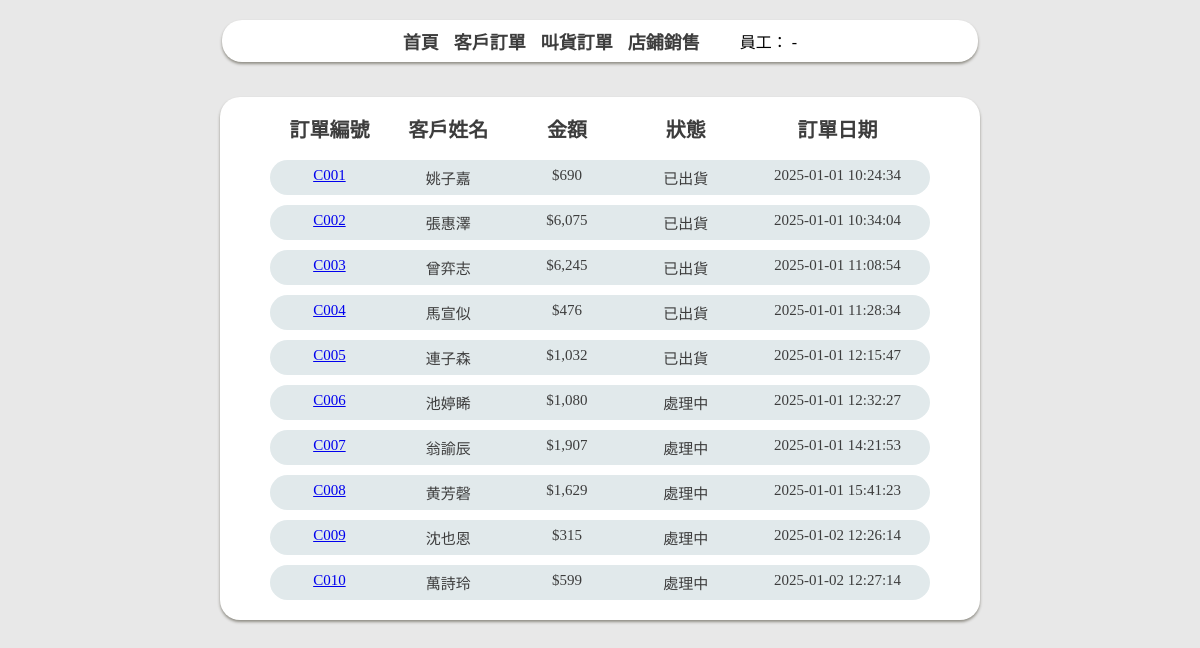
/customerOrders.php, run on the app's committed database.
### tables this page shows
CREATE TABLE `customerorders` (
  `cId` char(10) NOT NULL,
  `cName` varchar(10) NOT NULL,
  `cTotal` decimal(10,0) NOT NULL,
  `cStatus` varchar(10) NOT NULL,
  `cDate` datetime NOT NULL
);

### customerOrders.php (the view, shortened to what this page needs)
<!DOCTYPE html>
<html>
<head>
    <link href="default.css" rel="stylesheet" type="text/css" />
</head>
<body>
    <div class="nav-bar">
        <?php include 'nav.php'; ?>
    </div>
    <div class="table-container">
        <div class="customer-header">
            <div>訂單編號</div>
            <div>客戶姓名</div>
            <div>金額</div>
            <div>狀態</div>
            <div>訂單日期</div>
        </div>
    <?php
        $link = mysqli_connect("localhost", "root", "", "bookstore")
            or die("無法開啟 MySQL 資料庫連接！<br/>");
        $sql = "
            SELECT co.cId, co.cName, co.cStatus, co.cDate,
                   SUM(cd.cQuantity * b.price) AS cTotal
            FROM customerorders co
            LEFT JOIN cdetail cd ON co.cId = cd.cId
            LEFT JOIN books b ON cd.bId = b.bId
            GROUP BY co.cId, co.cName, co.cStatus, co.cDate
        ";
        $result = mysqli_query($link, $sql);
        if (mysqli_num_rows($result) > 0)
        {
            while ($row = mysqli_fetch_assoc($result)) {
                echo "<div class='customer-row'>";
                echo "<div><a href='cDetail.php?cId=" . htmlspecialchars($row['cId']) . "'>" . htmlspecialchars($row['cId']) . "</a></div>";
                echo "<div>" . htmlspecialchars($row['cName']) . "</div>";
                echo "<div>$" . number_format($row['cTotal']) . "</div>";
                echo "<div>" . htmlspecialchars($row['cStatus']) . "</div>";
                echo "<div>" . htmlspecialchars($row['cDate']) . "</div>";
                echo "</div>";
            }
        }
        else
        {
            echo "<p style='text-align:center;'>目前沒有書籍資料。</p>";
        }
    ?>
</body>
</html>

### nav.php
<div class="nav-links">
            <a href="index.php">首頁</a>
            <a href="customerOrders.php">客戶訂單</a>
            <a href="indent.php">叫貨訂單</a>
            <a href="sale.php">店鋪銷售</a>
        </div>
        <div class="employee-info">
            員工：<?php echo htmlspecialchars($eId); ?> - <?php echo htmlspecialchars($eName); ?>
        </div>

### default.css (style rules this page uses)
body { margin: 0; padding: 0; background-color: #e8e8e8; font-family: 微軟正黑體; }
.nav-bar { display: flex; align-items: center; justify-content: center; padding: 8px; margin: 20px auto; width: 63%; gap: 40px; background-color: white; border-radius: 20px; box-sizing: border-box; box-shadow: 0 2px 3px #908e86 }
.nav-bar .nav-links { display: flex; gap: 15px; }
.nav-bar a { color: #3d3d3d; text-decoration: none; font-size: 18px; font-weight: bold; }
.table-container { width: 55%; margin: 35px auto; background-color: white; border-radius: 20px; padding-right: 50px; padding-left: 50px; padding-top: 10px; padding-bottom: 10px; box-shadow: 0 2px 3px #908e86; }
.book-header ,.customer-header,.detail-header { font-weight: bold; color: #3d3d3d; font-size: 20px; }
.book-row , .customer-row ,.detail-row { background-color: #e1e9eb; color: #3d3d3d; border-radius: 50px; margin: 10px 0; padding: 10px 0; font-size: 15px; }
.customer-header, .customer-row { display: grid; grid-template-columns: 18% 18% 18% 18% 28%; text-align: center; padding: 7px 0; }

### data on the page
customerorders: cId "C001", cName "姚子嘉", cTotal "690", cStatus "已出貨", cDate "2025-01-01 10:24:34"
customerorders: cId "C002", cName "張惠澤", cTotal "6,075", cStatus "已出貨", cDate "2025-01-01 10:34:04"
customerorders: cId "C003", cName "曾弈志", cTotal "6,245", cStatus "已出貨", cDate "2025-01-01 11:08:54"
customerorders: cId "C004", cName "馬宣似", cTotal "476", cStatus "已出貨", cDate "2025-01-01 11:28:34"
customerorders: cId "C005", cName "連子森", cTotal "1,032", cStatus "已出貨", cDate "2025-01-01 12:15:47"
customerorders: cId "C006", cName "池婷睎", cTotal "1,080", cStatus "處理中", cDate "2025-01-01 12:32:27"
customerorders: cId "C007", cName "翁諭辰", cTotal "1,907", cStatus "處理中", cDate "2025-01-01 14:21:53"
customerorders: cId "C008", cName "黄芳磬", cTotal "1,629", cStatus "處理中", cDate "2025-01-01 15:41:23"
customerorders: cId "C009", cName "沈也恩", cTotal "315", cStatus "處理中", cDate "2025-01-02 12:26:14"
customerorders: cId "C010", cName "萬詩玲", cTotal "599", cStatus "處理中", cDate "2025-01-02 12:27:14"
